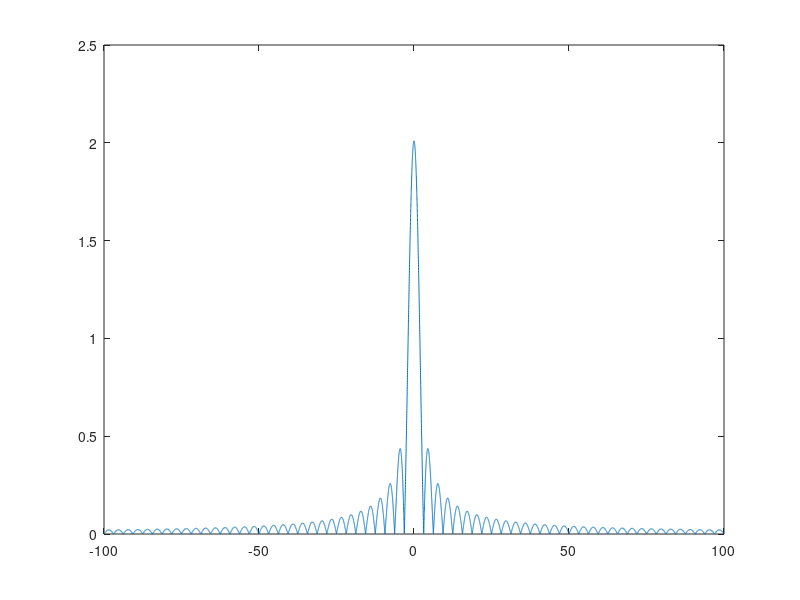
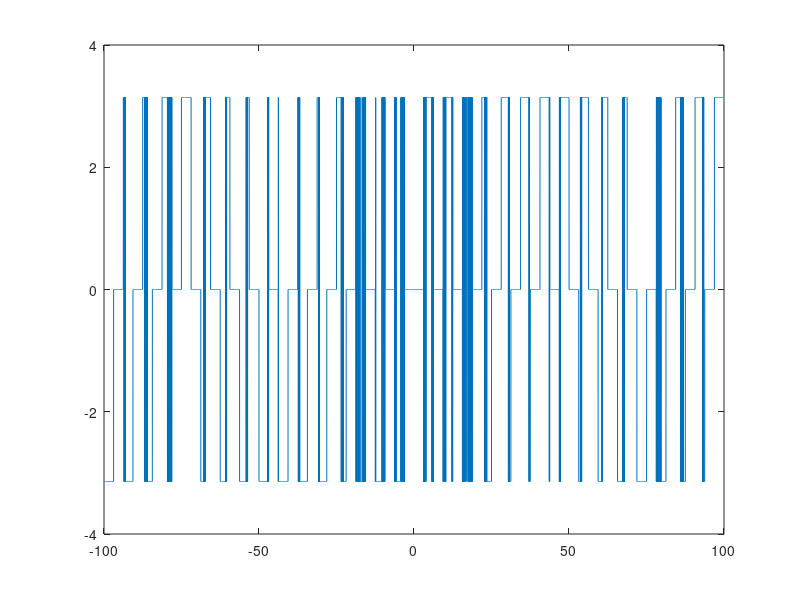
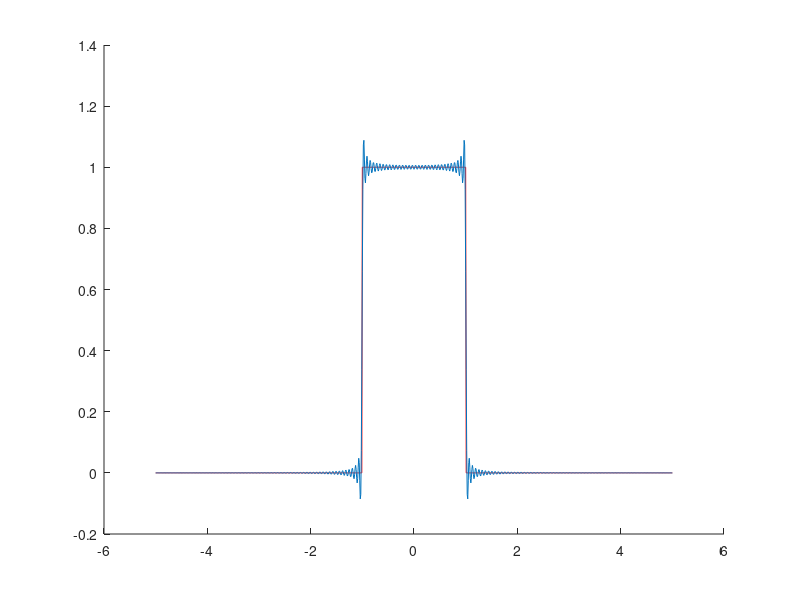

These figures' MATLAB source, in order:
clc
clear all
close all

t0=-5;
dt=0.01;
tf=5;
t=t0:dt:tf;

for l=1:length(t)
    
   if t(l)>=-1&&t(l)<=1
       xt(l)=1;
   else
       xt(l)=0;
   end
   
end

w0=-100;
dw=0.01;
wf=-w0;

w=w0:dw:wf;

for l=1:length(w)
    Fw(l)=sum(xt.*exp(-1j.*w(l).*t).*dt);
end

figure, plot(w,abs(Fw))
figure, plot(w,angle(Fw))


for l=1:length(t)
    Ft(l)=(1/(2*pi)).*(sum(Fw.*exp(1j.*w.*t(l)).*dw));
end

figure, 
hold on
plot(t,xt,'r')
plot(t,Ft)
